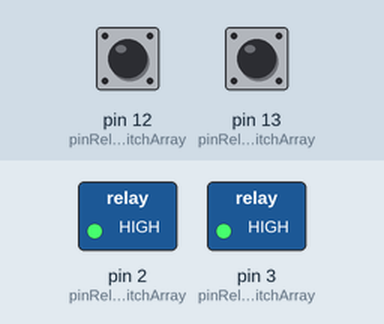
A sketch run on a simulated Arduino Uno, built with avr-gcc and run on an emulated ATmega328P. Parts: switched loads named in the sketch (green lamp = pin HIGH). The inputs (shaded band) are chosen by the test bench; at power-on: pin 12 (pinRelayLightSwitchArray) HIGH, pin 13 (pinRelayLightSwitchArray) HIGH.

Above: at 1.2 s.
1.3 s: pin 12 (pinRelayLightSwitchArray) pulled LOW for 0.15 s
At 1.42 s:
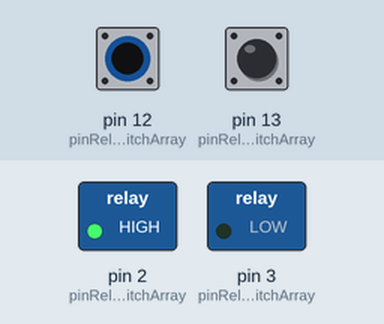
3.0 s: pin 13 (pinRelayLightSwitchArray) pulled LOW for 0.15 s
At 3.12 s:
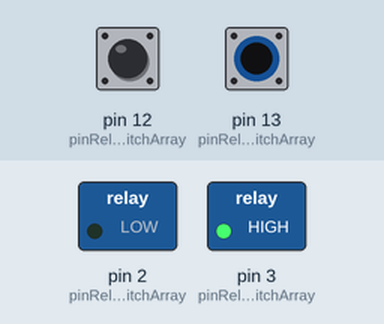
4.7 s: pin 13 (pinRelayLightSwitchArray) pulled LOW for 3.2 s
At 8.4 s:
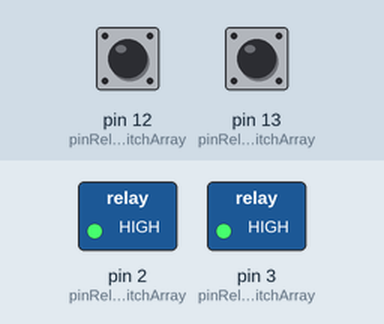
9.4 s: pin 12 (pinRelayLightSwitchArray) pulled LOW for 3.2 s
At 10.8 s:
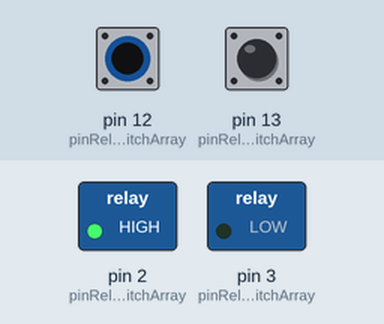
14.1 s: pin 12 (pinRelayLightSwitchArray) driven LOW and pin 13 (pinRelayLightSwitchArray) driven LOW
At 14.8 s:
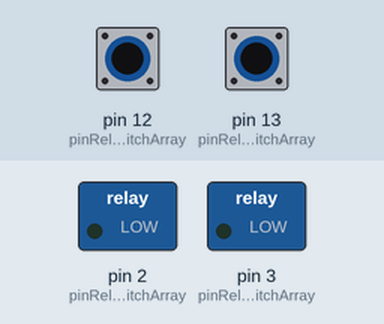
Timing chart, 0 to 16.8 s (numbered marks = the images above; inputs shaded):
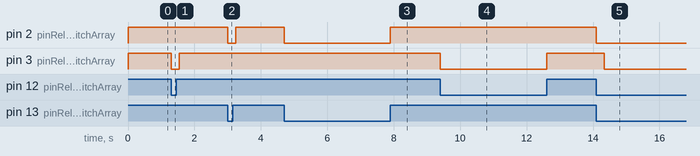

Measured:
- after the input at 1.3 s, pin 3 (pinRelayLightSwitchArray): HIGH → LOW at once, → HIGH 0.24 s later
- after the input at 3.0 s, pin 2 (pinRelayLightSwitchArray): HIGH → LOW at once, → HIGH 0.24 s later
- after the input at 4.7 s, pin 2 (pinRelayLightSwitchArray): HIGH → LOW at once, → HIGH 3.2 s later
- after the input at 9.4 s, pin 3 (pinRelayLightSwitchArray): HIGH → LOW at once, → HIGH 3.2 s later
- after the input at 14.1 s, pin 2 (pinRelayLightSwitchArray): HIGH → LOW at once; pin 3 (pinRelayLightSwitchArray): HIGH → LOW after 0.24 s

The sketch:

relay_lightswitch_array.ino
```cpp
const int QTY_RELAY_LIGHTSWITCH = 2;
const int INDEX_RELAY = 0;
const int INDEX_LIGHTSWITCH = 1;
// Pin Number LightSwitch, Relay
const int pinRelayLightSwitchArray[QTY_RELAY_LIGHTSWITCH][2] = {{2, 13}, {3, 12}};
bool statusRelayArray[QTY_RELAY_LIGHTSWITCH];
bool statusLightSwitchArray[QTY_RELAY_LIGHTSWITCH];

void setup() {
  for (int i = 0; i < QTY_RELAY_LIGHTSWITCH; ++i) {

    pinMode(pinRelayLightSwitchArray[i][INDEX_RELAY], OUTPUT); // RELAY
    pinMode(pinRelayLightSwitchArray[i][INDEX_LIGHTSWITCH], INPUT_PULLUP); // LIGHT_SWITCH

    statusLightSwitchArray[i] = digitalRead(pinRelayLightSwitchArray[i][INDEX_LIGHTSWITCH]);
    statusRelayArray[i] = statusLightSwitchArray[i];

    digitalWrite(pinRelayLightSwitchArray[i][INDEX_RELAY], statusRelayArray[i]); // RELAY, STATUS
  }
}
void loop() {
  for (int i = 0; i < QTY_RELAY_LIGHTSWITCH; ++i) {
    if ((digitalRead(pinRelayLightSwitchArray[i][INDEX_LIGHTSWITCH]) != statusLightSwitchArray[i])) {
      statusRelayArray[i] = !statusRelayArray[i];
      statusLightSwitchArray[i] = !statusLightSwitchArray[i];
      digitalWrite(pinRelayLightSwitchArray[i][INDEX_RELAY], statusRelayArray[i]);
      delay(240);
    }
  }
};
```
